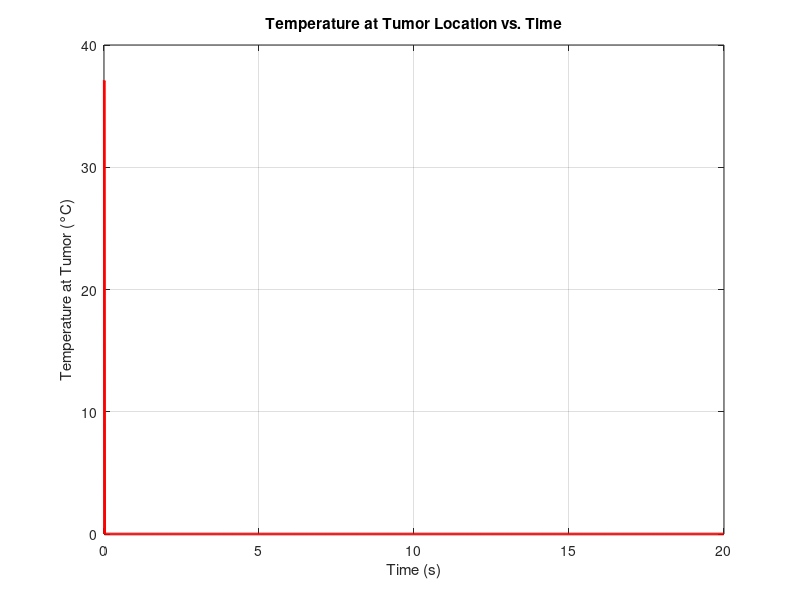

The MATLAB script that drew this image:
%% THREE-LAYER 1D TPL BIOHEAT MODEL WITH HEAT SOURCES AND INTERFACE BCs

clear; clc;

%% 1. PHYSICAL PARAMETERS AND LAYER PROPERTIES

% Skin layer thicknesses (m)
L_epi = 0.0015;   % Epidermis (1.5 mm)
L_derm = 0.0035;  % Dermis (3.5 mm)
L_subq = 0.01;    % Subcutaneous (10 mm)
L_total = L_epi + L_derm + L_subq;

% Spatial discretization
Nx = 300; dx = L_total/(Nx-1);
x = linspace(0, L_total, Nx);

% Assign layer indices
layer = zeros(1, Nx);
layer(x <= L_epi) = 1;                                  % Epidermis
layer(x > L_epi & x <= L_epi + L_derm) = 2;             % Dermis
layer(x > L_epi + L_derm) = 3;                          % Subcutaneous

% Layers' Interface locations
idx1 = find(layer(1:end-1)==1 & layer(2:end)==2, 1, 'last')+1;
idx2 = find(layer(1:end-1)==2 & layer(2:end)==3, 1, 'last')+1;

% TPL and material parameters (per layer)
rho     = [1150 1116 900];         % kg/m^3
c       = [3590 3300 2500];         % J/kg°C
k       = [0.2 0.45 0.3];           % W/m°C
k_star  = [0.1 0.1 0.1];         % W/m°C/s (dynamic, small)
tau_q   = [28 28 28];            % s
tau_T   = [2 2 20];            % s
tau_v   = [30 30 30];            % s

% Metabolic heat (baseline, W/m^3)
Qm0 = [50.65 50.65 50.65];

% Blood perfusion (1/s)
wb = [0 0.008 0.008];
rho_b = 1056; cb = 4000; Tb = 37; % blood

% Water vaporization and diffusion (all constants)
Da = 2.5e-5;    % m^2/s (air)
Mw = 0.018;     % kg/mol
Ra = 8.314;     % J/mol·K
Tw = 306;       % K (~33°C)
Pw = 5600;      % Pa (sat. vapor pressure at 33°C)
RH = 0.5;       % Relative humidity (fraction)
delta = 1e-4;   % m
c_air = 1005;   % J/kg·K
Df = [2e-9 2e-9 2e-9];  % m^2/s
cw = 4180;      % J/kg°C
rho_s = 1100;   % kg/m^3
rho_c = 1000;   % kg/m^3
nabla_r2 = (L_total/3)^2;

% External heat source (tumor device)
P = 30; % Watts
S = 12.5; % 1/kg
a0 = -127; % (1/m) tune a0 for spot size
% Qr0 will get calculated on a per-layer basis
x_star = 0.008; % m (tumor location)

% Simulation settings
T0 = [34 36 37];    % °C, initial
% dTdt0 = 0; % IC
% d2Tdt20 = 0; % IC
Nt = 2000;  % time steps
dt = 0.01;  % s
time = (0:Nt-1)*dt;

%% 2. INITIALIZATION

T = ones(Nx,1);          % initial temp
T(1:idx1-1) = T(idx1-1)*T0(1);
T(idx1:idx2-1) = T(idx1:idx2-1)*T0(2);
T(idx2:end) = T(idx2:end)*T0(3);
T_old = T;               % for second time-level
T_new = T;               % updated at each step

% For 2nd order time derivative
T_history = zeros(Nx, 3); % [n+1, n, n-1]
T_history(:,1) = T;       % n+1
T_history(:,2) = T;       % n
T_history(:,3) = T;       % n-1

tumor_idx = find(abs(x-x_star) == min(abs(x-x_star)),1); % nearest grid to tumor
T_tumor = zeros(1, Nt);

%% 3. MAIN TIME LOOP

for t = 1:2
    % --- Heat sources (at current T) ---
    Qm = zeros(Nx,1); Qd = zeros(Nx,1); Qb = zeros(Nx,1); Qv = zeros(Nx,1); Qr = zeros(Nx,1);

    for i = 1:Nx
        L = layer(i);

        %% CALCULATE HEAT SOURCES %%

        % Metabolic
        Qm(i) = Qm0(L) * (1 + (T(i) - T0(L))/10);

        % Water diffusion
        Qd(i) = (Df(L) * cw * (rho_s - rho_c) / nabla_r2) * (T(i) - T0(L));

        % Blood perfusion (dermis, subq)
        if L > 1
            Qb(i) = wb(L) * rho_b * cb * (Tb - T(i));
        end

        % Water vaporization (epidermis only)
        if L == 1
            Delta_m = (Da*Mw/(Ra*Tw)) * (Pw/Tw) * RH/(delta*c_air);
            Delta_Hvap = 2400e3; % J/kg
            Qv(i) = Delta_m * Delta_Hvap / (delta * c_air);
        end

        % External device (all layers, spatial Gaussian)
        Qr0 = rho(L)*S*P;
        Qr(i) = Qr0 * exp(-a0 * (x(i)-x_star)^2);

        Q_total = Qm + Qd + Qb + Qv + Qr;

        %% FINITE DIFFERENCE METHODS - STEP UPDATE %%
            % --- Update T_new using explicit Euler (illustrative) with TPL memory (2nd order) ---
            % For pedagogical clarity, below is a simplified TPL scheme using 2-level time stepping:
        L = layer(i);
        rho_i = rho(L); c_i = c(L); k_i = k(L);
        tq = tau_q(L); tT = tau_T(L); tv = tau_v(L);

        % Discrete spatial 2nd derivative
        if i == 1
            d2Tdx2 = (T(i+1) - 2*T(i) + 22) / dx^2; %% Assuming room temp outside of skin - BC
        elseif i == Nx
            d2Tdx2 = (37 - 2*T(i) + T(i-1)) / dx^2; %% Assuming body temp at end of tissue - BC
        else
            d2Tdx2 = (T(i+1) - 2*T(i) + T(i-1)) / dx^2;
        end

        % Temporal 1st and 2nd derivatives
        dTdt = (k(L) * (d2Tdx2) + Q_total(i)) / (rho(L) * c(L));
        d2Tdt2 = (k_star(L) * (d2Tdx2)) / (rho(L) * c(L));

        % % Simple TPL finite difference (needs refinement for strict TPL, see note)
        % % Central difference in time for 2nd order
        % if t > 2
        %     Tnm1 = T_history(i,3); % n-1
        % else
        %     Tnm1 = T0(L);
        % end

        % Main update (simplified; true TPL requires implicit or staggered multi-step)
        T_new(i) = T(i) + dt * (dTdt + tau_q(L) .* dTdt - tau_T(L) .* d2Tdt2 + (k(L) + k_star(L) .* tau_v(L)) .* dTdt);

    end

    % --- INTERFACE ENFORCEMENT ---

    % Epidermis-dermis
    kL = k(layer(idx1-1)); kR = k(layer(idx1));
    T_new(idx1) = (kL * T_new(idx1-1) + kR * T_new(idx1+1)) / (kL + kR);
    T_new(idx1-1) = T_new(idx1);
    % Dermis-subcutaneous
    kL = k(layer(idx2-1)); kR = k(layer(idx2));
    T_new(idx2) = (kL * T_new(idx2-1) + kR * T_new(idx2+1)) / (kL + kR);
    T_new(idx2-1) = T_new(idx2);

    % --- Store T at tumor location ---
    T_tumor(t) = T_new(tumor_idx);

    % --- Shift time levels ---
    T_history(:,3) = T_history(:,2); % n-1 <= n
    T_history(:,2) = T;              % n <= T^n
    T_history(:,1) = T_new;          % n+1 <= T^{n+1}

    % --- Advance solution ---
    T = T_new;

    % (Optional: plot temperature profiles in real time)
    % if mod(t,200)==0
    %     plot(x*1000,T,'LineWidth',2); drawnow;
    % end
end

%% 4. PLOT: TUMOR TEMPERATURE VS TIME

figure;
plot(time, T_tumor, 'r', 'LineWidth', 2);
xlabel('Time (s)');
ylabel('Temperature at Tumor (°C)');
title('Temperature at Tumor Location vs. Time');
grid on;
